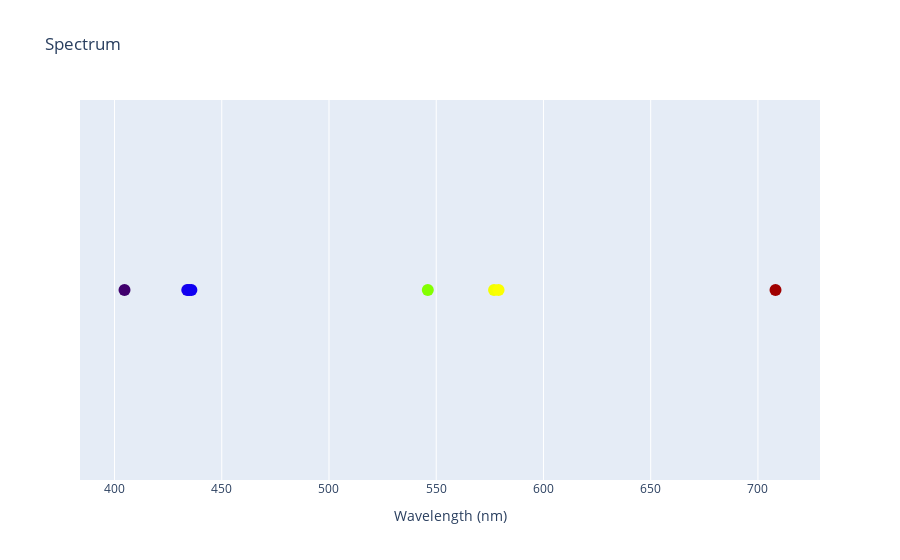

Notebook cell for this chart:
### Code cell
#interactive plot
interactive_spectrum(cd_mercury_first_ionization)

### Figure 1 — Plotly figure (JSON) as saved in the notebook; plotly's stock layout.template omitted (floating-point values rounded to 4 significant figures)
{"data": [{"hovertemplate": "<b>Wavelength</b>: %{x} nm<br><b>RGB Color</b>: %{marker.color}<extra></extra>", "marker": {"color": ["rgb(64,0,109)", "rgb(23,0,236)", "rgb(20,0,239)", "rgb(16,0,242)", "rgb(131,255,0)", "rgb(243,255,0)", "rgb(251,255,0)", "rgb(160,0,0)"], "size": 12}, "mode": "markers", "type": "scatter", "x": [404.7, 433.9, 434.7, 435.8, 546.1, 577.0, 579.1, 708.2], "y": [1, 1, 1, 1, 1, 1, 1, 1]}], "layout": {"hovermode": "closest", "title": {"text": "Spectrum"}, "xaxis": {"title": {"text": "Wavelength (nm)"}}, "yaxis": {"title": {"text": "Intensity"}, "visible": false}}}
